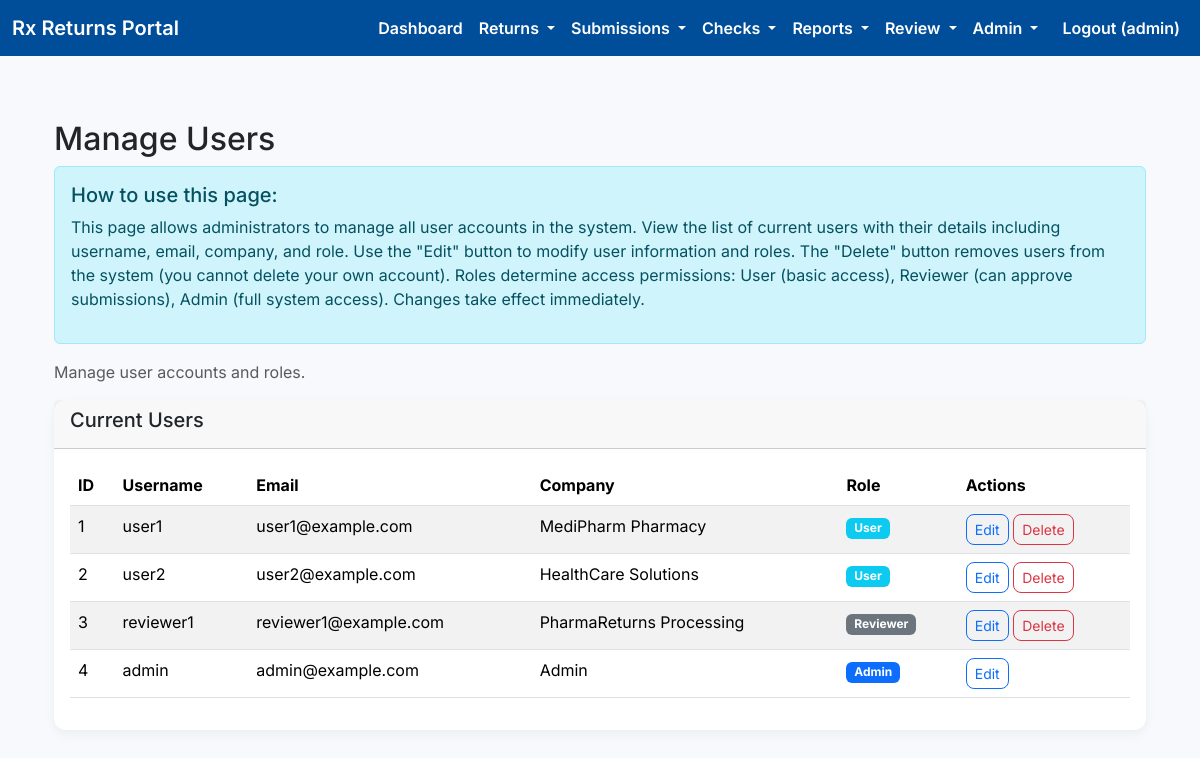
Screenshot of /admin/users (signed in) with the database file from the repository.
### models.py (models this page shows, shortened)
class User(UserMixin, db.Model):
    __tablename__ = 'users'
    id = db.Column(db.Integer, primary_key=True)
    username = db.Column(db.String(80), unique=True, nullable=False)
    email = db.Column(db.String(120), unique=True, nullable=False)
    password_hash = db.Column(db.String(256), nullable=False)
    company_name = db.Column(db.String(120))
    role = db.Column(db.String(20), nullable=False, default='user')

### app.py (the view)
@app.route('/admin/users')
@login_required
@admin_required
def admin_users():
    users = User.query.all()
    return render_template('admin_users.html', users=users)

### app.py (called while the page is built)
@login_manager.user_loader
def load_user(user_id):
    return User.query.get(int(user_id))

def admin_required(f):
    @wraps(f)
    def decorated_function(*args, **kwargs):
        if not current_user.is_authenticated or current_user.role != 'admin':
            flash('Access denied. Admin only.', 'danger')
            return redirect(url_for('dashboard'))
        return f(*args, **kwargs)
    return decorated_function

### templates/admin_users.html (shortened to what this page needs)
{% extends "base.html" %}
{% block content %}
<div class="container mt-4">
    <div class="row">
        <div class="col-md-12">
            <h2>Manage Users</h2>
            <div class="alert alert-info">
                <h5>How to use this page:</h5>
                <p>This page allows administrators to manage all user accounts in the system. View the list of current users with their details including username, email, company, and role. Use the "Edit" button to modify user information and roles. The "Delete" button removes users from the system (you cannot delete your own account). Roles determine access permissions: User (basic access), Reviewer (can approve submissions), Admin (full system access). Changes take effect immediately.</p>
            </div>
            <p class="text-muted">Manage user accounts and roles.</p>
            <div class="card">
                <div class="card-header">
                    <h5>Current Users</h5>
                </div>
                <div class="card-body">
                    {% if users %}
                        <div class="table-responsive">
                            <table class="table table-striped">
                                <thead>
                                    <tr>
                                        <th>ID</th>
                                        <th>Username</th>
                                        <th>Email</th>
                                        <th>Company</th>
                                        <th>Role</th>
                                        <th>Actions</th>
                                    </tr>
                                </thead>
                                <tbody>
                                    {% for user in users %}
                                    <tr>
                                        <td>{{ user.id }}</td>
                                        <td>{{ user.username }}</td>
                                        <td>{{ user.email }}</td>
                                        <td>{{ user.company_name or 'N/A' }}</td>
                                        <td>
                                            <span class="badge bg-{{ 'primary' if user.role == 'admin' else 'secondary' if user.role == 'reviewer' else 'info' }}">
                                                {{ user.role.title() }}
                                            </span>
                                        </td>
                                        <td>
                                            <a href="{{ url_for('edit_user', id=user.id) }}" class="btn btn-sm btn-outline-primary">Edit</a>
                                            {% if user.id != current_user.id %}
                                            <form method="POST" action="{{ url_for('delete_user', id=user.id) }}" style="display: inline;" onsubmit="return confirm('Are you sure you want to delete this user?')">
                                                <button type="submit" class="btn btn-sm btn-outline-danger">Delete</button>
                                            </form>
                                            {% endif %}
                                        </td>
                                    </tr>
                                    {% endfor %}
                                </tbody>
                            </table>
                        </div>
                    {% else %}
                        <p class="text-muted">No users found.</p>
                    {% endif %}
                </div>
            </div>
        </div>
    </div>
</div>
{% endblock %}

### templates/base.html (shortened to what this page needs)
<!DOCTYPE html>
<html lang="en">
<head>
    <link href="https://cdn.jsdelivr.net/npm/bootstrap@5.3.3/dist/css/bootstrap.min.css" rel="stylesheet">
</head>
<body>
    <nav class="navbar navbar-expand-lg">
        <div class="container-fluid">
            <a class="navbar-brand" href="{{ url_for('index') }}">Rx Returns Portal</a>
            <div class="collapse navbar-collapse" id="navbarNav">
                <ul class="navbar-nav ms-auto">
                    {% if current_user.is_authenticated %}
                    <li class="nav-item">
                        <a class="nav-link" href="{{ url_for('dashboard') }}">Dashboard</a>
                    </li>
                    <li class="nav-item dropdown">
                        <a class="nav-link dropdown-toggle" href="#" id="returnsDropdown" role="button" data-bs-toggle="dropdown" aria-expanded="false">
                            Returns
                        </a>
                    </li>
                    <li class="nav-item dropdown">
                        <a class="nav-link dropdown-toggle" href="#" id="submissionsDropdown" role="button" data-bs-toggle="dropdown" aria-expanded="false">
                            Submissions
                        </a>
                    </li>
                    <li class="nav-item dropdown">
                        <a class="nav-link dropdown-toggle" href="#" id="checksDropdown" role="button" data-bs-toggle="dropdown" aria-expanded="false">
                            Checks
                        </a>
                    </li>
                    <li class="nav-item dropdown">
                        <a class="nav-link dropdown-toggle" href="#" id="reportsDropdown" role="button" data-bs-toggle="dropdown" aria-expanded="false">
                            Reports
                        </a>
                    </li>
                    {% if current_user.role in ['reviewer', 'admin'] %}
                    <li class="nav-item dropdown">
                        <a class="nav-link dropdown-toggle" href="#" id="reviewDropdown" role="button" data-bs-toggle="dropdown" aria-expanded="false">
                            Review
                        </a>
                    </li>
                    {% endif %}
                    {% if current_user.role == 'admin' %}
                    <li class="nav-item dropdown">
                        <a class="nav-link dropdown-toggle" href="#" id="adminDropdown" role="button" data-bs-toggle="dropdown" aria-expanded="false">
                            Admin
                        </a>
                    </li>
                    {% endif %}
                    <li class="nav-item">
                        <a class="nav-link btn btn-sm btn-outline-light ms-2" href="{{ url_for('logout') }}">Logout ({{ current_user.username }})</a>
                    </li>
                    {% endif %}
                </ul>
            </div>
        </div>
    </nav>
    <div class="container">
        {% block content %}{% endblock %}
    </div>
</body>
</html>

### templates/base.html (style rules this page uses)
body { font-family: 'Inter', sans-serif; background-color: #f7f9fc; }
.navbar { background-color: #004d99; }
.navbar-brand, .nav-link { color: white !important; font-weight: 600; }
.container { padding-top: 20px; }
.card { border-radius: 12px; box-shadow: 0 4px 12px rgba(0, 0, 0, 0.05); border: none; }
.form-control, .btn { border-radius: 8px; }

### rows the page displays
User: username "admin", id "4", email "admin@example.com", company_name "Admin", role "Admin"
User: id "1", username "user1", email "user1@example.com", company_name "MediPharm Pharmacy", role "User"
User: id "2", username "user2", email "user2@example.com", company_name "HealthCare Solutions", role "User"
User: id "3", username "reviewer1", email "reviewer1@example.com", company_name "PharmaReturns Processing", role "Reviewer"
